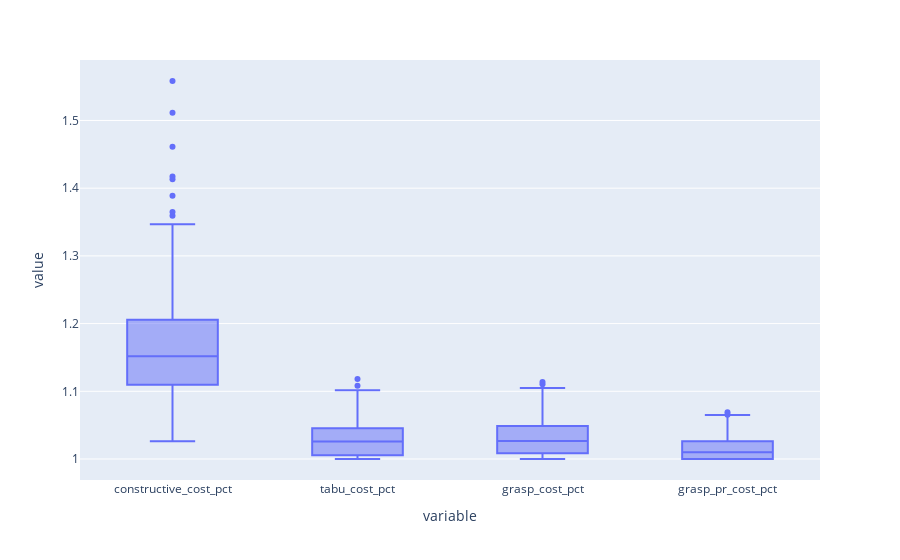

The code cell stored with this chart in its notebook:
### Code cell
fig = px.box(df_results_cost_pct.melt(), x="variable", y="value")
fig.show()

### Figure 1 — Plotly figure (JSON) as saved in the notebook; plotly's stock layout.template omitted (floating-point values rounded to 4 significant figures; data arrays with more than 128 entries replaced by an {"elided": "..."} marker saying what was removed)
{"data": [{"alignmentgroup": "True", "hovertemplate": "variable=%{x}<br>value=%{y}<extra></extra>", "legendgroup": "", "marker": {"color": "#636efa"}, "name": "", "notched": false, "offsetgroup": "", "orientation": "v", "showlegend": false, "type": "box", "x": {"elided": "880 str values"}, "x0": " ", "xaxis": "x", "y": {"elided": "880 float values"}, "y0": " ", "yaxis": "y"}], "layout": {"boxmode": "group", "legend": {"tracegroupgap": 0}, "margin": {"t": 60}, "xaxis": {"anchor": "y", "domain": [0, 1], "title": {"text": "variable"}}, "yaxis": {"anchor": "x", "domain": [0, 1], "title": {"text": "value"}}}}
